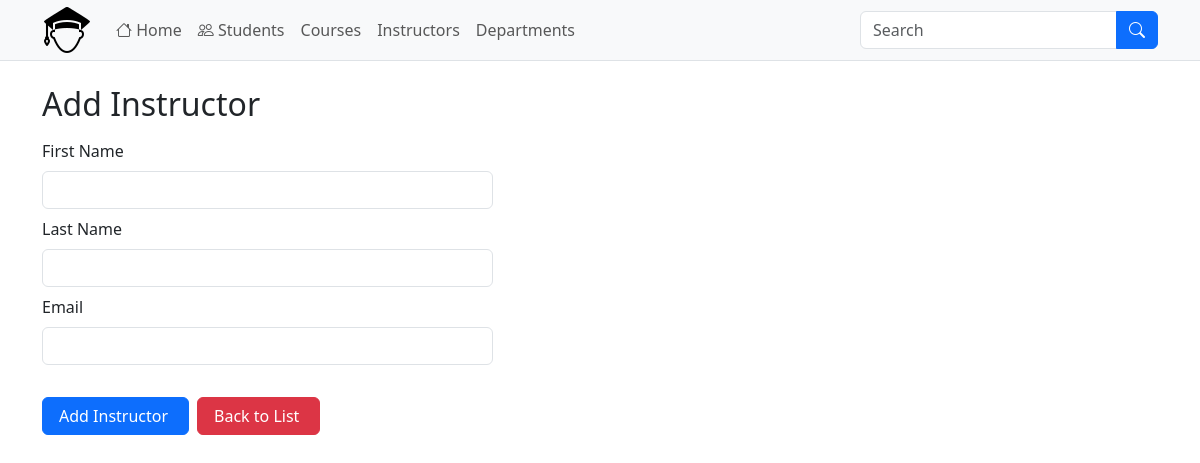
The app's page /add-instructor.php, older data.
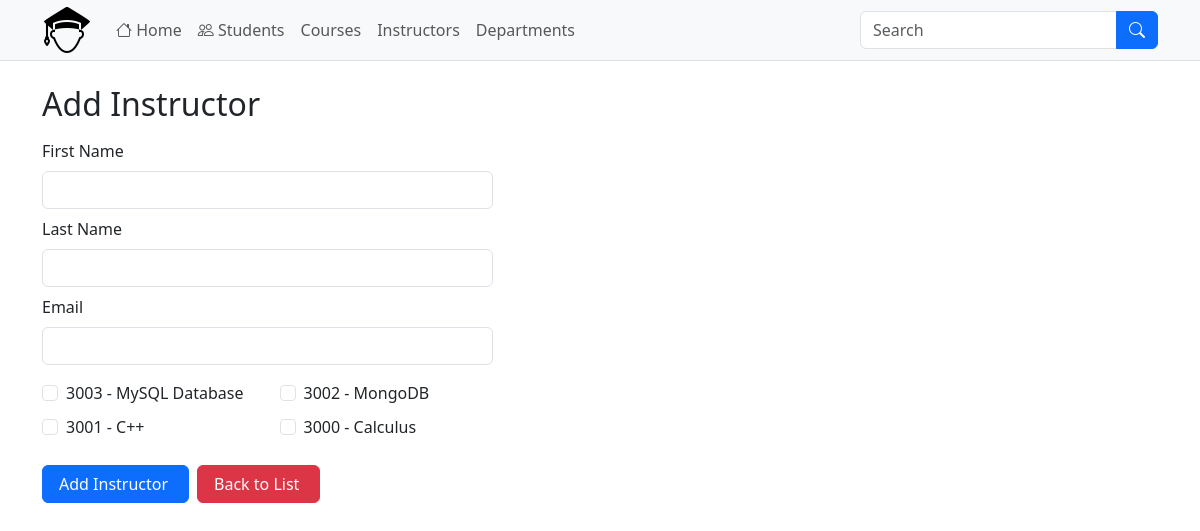
The same page, newer data.
### tables this page shows
CREATE TABLE `courses` (
  `course_id` int(11) NOT NULL,
  `course_number` int(11) NOT NULL,
  `course_name` varchar(100) DEFAULT NULL,
  `credits` int(11) NOT NULL,
  `instructor_id` int(11) DEFAULT NULL,
  `department_id` int(11) DEFAULT NULL,
  `created_at` timestamp NOT NULL DEFAULT current_timestamp(),
  `updated_at` timestamp NOT NULL DEFAULT current_timestamp() ON UPDATE current_timestamp()
);

### classes/Db.php (called while the page is built, shortened)
<?php
class DB
{
    private $hostName = 'localhost';
    private $dbUser = 'root';
    private $dbPass = '';
    private $dbName = 'student_management_system';
    private $options = [];
    protected $conn;
    public function __construct()
    {
        if (!isset($this->conn)) {
            try {
                $this->conn = new PDO("mysql:host=" . $this->hostName . "; dbname=" . $this->dbName, $this->dbUser, $this->dbPass, $this->options);
            } catch (PDOException $e) {
                die($e->getMessage());
            }
        }
        return $this->conn;
    }
}

### classes/Course.php (called while the page is built, shortened)
<?php
include_once 'Db.php';
class Course extends DB
{
    public function getCourses()
    {
        try {
            $stmt = $this->conn->prepare(
                "SELECT c.course_number, c.course_name, c.credits,
                        d.department_name
                FROM courses c
                LEFT JOIN departments d
                ON c.department_id = d.department_id
                ORDER BY c.course_id DESC"
            );
            $stmt->execute();
            return $stmt->fetchAll(PDO::FETCH_ASSOC);
        } catch (PDOException $e) {
            $this->output = $e->getMessage();
            return $this->output;
        }
    }
}

### add-instructor.php (the view, shortened to what this page needs)
<?php
include './classes/Course.php';
$courses = new Course();
?>
<?php include './includes/header.php'; ?>
<div class="container pb-5">
    <div class="row">
        <div class="col-12 col-lg-5">
            <h2 class="mt-4 mb-3">Add Instructor</h2>
            <form action="" method="post" novalidate>
                <div class="form-group mb-2">
                    <label for="first_name" class="form-label">First Name</label>
                    <input type="text" name="first_name" value="<?php if (isset($_POST['first_name'])) echo $_POST['first_name'] ?>" class="form-control" id="first_name">
                </div>
                <div class="form-group mb-2">
                    <label for="last_name" class="form-label">Last Name</label>
                    <input type="text" name="last_name" value="<?php if (isset($_POST['last_name'])) echo $_POST['last_name'] ?>" class="form-control" id="last_name">
                </div>
                <div class="form-group mb-3">
                    <label for="email" class="form-label">Email</label>
                    <input type="email" name="email" value="<?php if (isset($_POST['email'])) echo $_POST['email'] ?>" class="form-control" id="email">
                </div>
                <div class="row row-cols-2 gy-2">
                    <?php foreach ($courses->getCourses() as $course) : ?>
                        <div class="col">
                            <div class="form-check">
                                <input type="checkbox" name="selected_courses[]" class="form-check-input" id="course<?= $course['course_number'] ?>" value="<?= $course['course_number'] ?>">
                                <label class="form-check-label" for="course<?= $course['course_number'] ?>">
                                    <?= $course['course_number'] ?> - <?= $course['course_name'] ?>
                                </label>
                            </div>
                        </div>
                    <?php endforeach; ?>
                </div>
                <div class="mt-4 d-flex gap-2">
                    <button type="submit" name="submit" class="btn btn-primary custom">Add Instructor</button>
                    <a href="instructors.php" class="btn btn-danger custom">Back to List</a>
                </div>
            </form>
        </div>
    </div>
</div>
<?php include './includes/footer.php'; ?>

Row changes from the older to the newer data that the page shows:
added courses: course_number "3003", course_name "MySQL Database"
added courses: course_number "3002", course_name "MongoDB"
added courses: course_number "3001", course_name "C++"
added courses: course_number "3000", course_name "Calculus"
